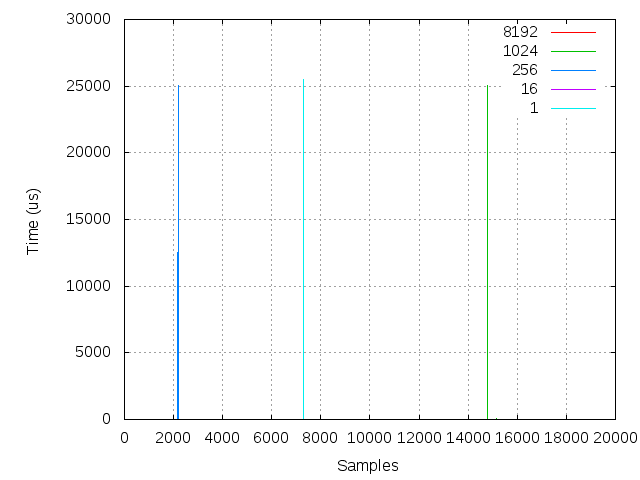

Here is the gnuplot script that generated this plot:
###########Gnuplot script###################
#	set term post eps color solid enh
	set terminal png
	set grid
#	set xtics 50000
	
	set output "mq-noload.png"
	set xlabel "Samples"
	set ylabel "Time (us)"
	plot "mq-8192.log.noload"  with lines title "8192", \
	"mq-1024.log.noload"  with lines title "1024", \
	"mq-256.log.noload"  with lines title "256", \
	"mq-16.log.noload"  with lines title "16", \
	"mq-1.log.noload"  with lines title "1"
############################################
